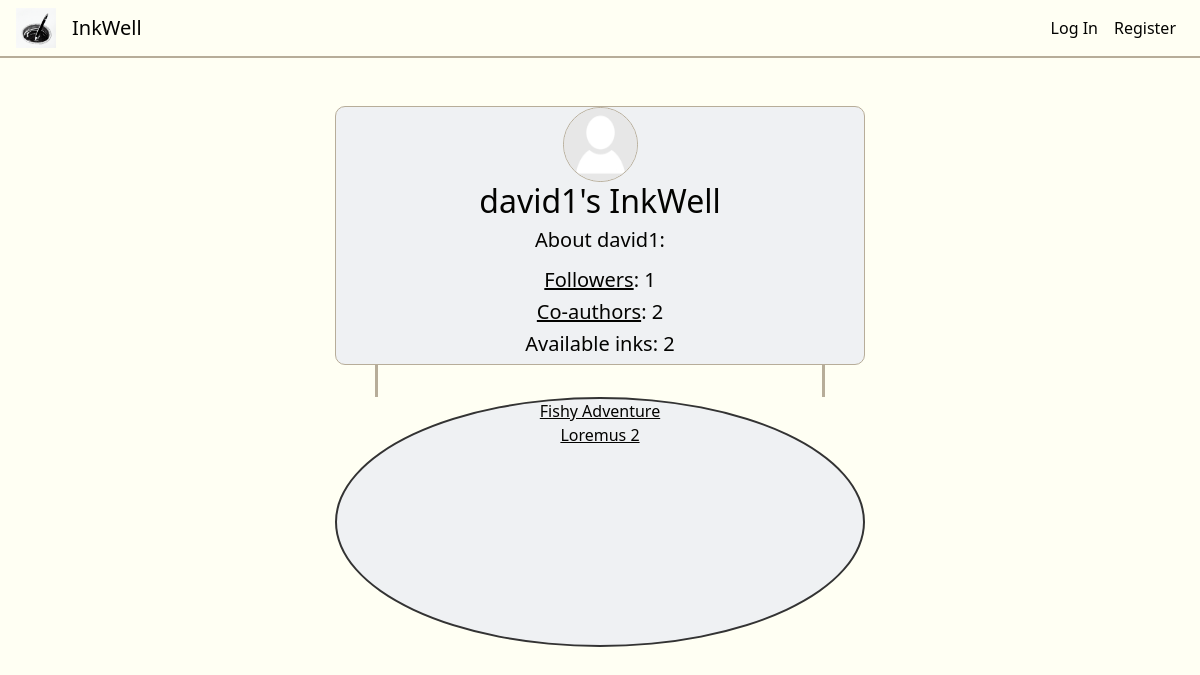
Page /well/david1 on the earlier database version.
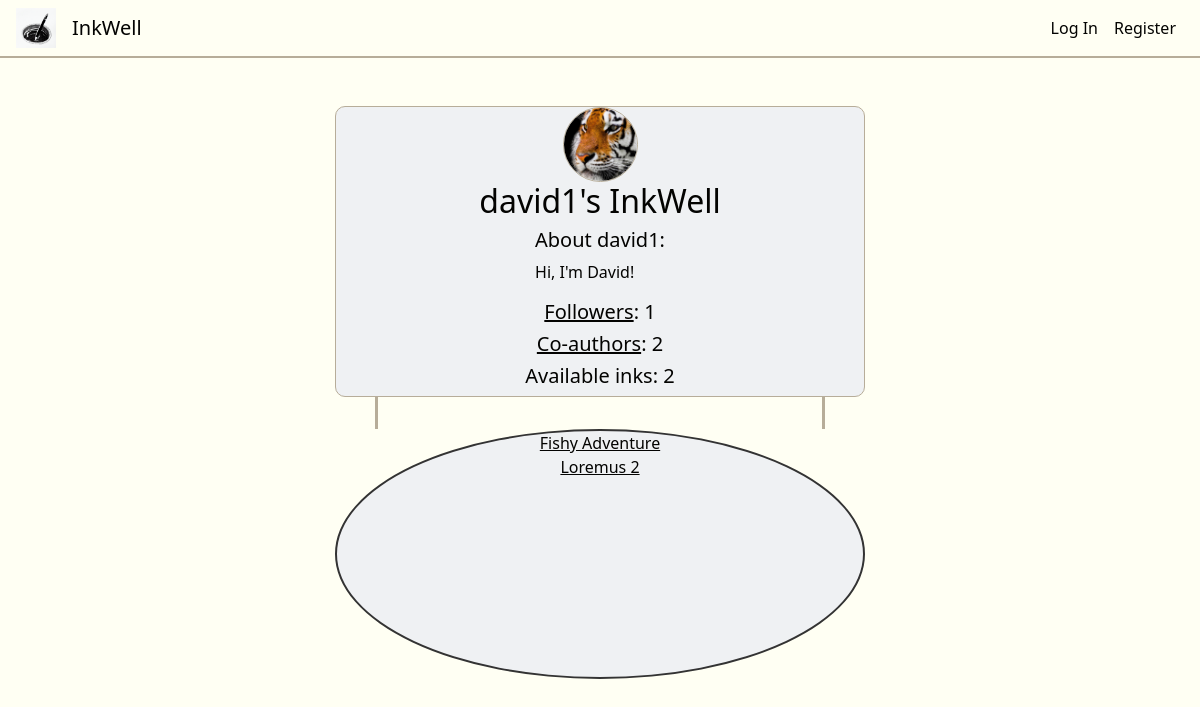
Same page on the later database version.
### inkwell/models.py (models this page shows, shortened)
class User(AbstractUser):
    about = models.CharField(max_length=250, default="")
    profilePicture = models.ImageField(upload_to='', blank=True, null=True)
    @property
    def acceptedCoAuthorRequests(self): # Amount of accepted co-author requests the author got from other authors
        acar = Ink.objects.filter(inkOwner=self).exclude(coAuthors=None).values_list('coAuthors', flat=True)
        return acar.count()
    @property
    def followers(self):
        f = Follow.objects.filter(followee=self)
        return f.count()
    def __str__(self):
        return f"{self.username}"

### inkwell/views.py (the view)
# urls.py: path('well/<str:username>', views.well, name='well'),
def well(request, username):
    followCheck = False
    wellOwner = User.objects.get(username=username)
    if request.user.is_authenticated:
        current_user = User.objects.get(pk=request.user.pk)
        if Follow.objects.filter(follower=current_user, followee=wellOwner):
            followCheck = True
    inks = Ink.objects.filter(inkOwner=wellOwner.pk)
    followers = wellOwner.followers
    co_authors = wellOwner.acceptedCoAuthorRequests
    return render(request, "inkwell/well.html", {
        "wellOwner": wellOwner,
        "inks": inks,
        "followers": followers,
        "ink_number": len(inks),
        "coAuthors": co_authors,
        "followCheck": followCheck,
        "title": f"{wellOwner}'s InkWell"
    })

### inkwell/templates/inkwell/well.html (shortened to what this page needs)
{% extends "inkwell/layout.html" %}
{% block body %}
<div class="well-col disFdirColAliCen mt-5">
    <div class="well-banner disFdirColAliCen">
        {% if wellOwner.profilePicture %}
            <img class="author-profile-picture" src="/media/{{wellOwner.profilePicture}}">
        {% else %}
            <img class="author-profile-picture" src="/media/no-profile-picture-icon.jpg">
        {% endif %}
        <h2 class="text-center" id="well-username" data-name="{{ wellOwner }}">{{ wellOwner }}'s InkWell</h2>
        <div class="profileAboutMe">
            <h5>About {{ wellOwner }}:</h5>
            <p>{{ wellOwner.about }}</p>
        </div>
        <h5><a href="{% url 'followers' username=wellOwner %}">Followers</a>: {{ followers }}</h5>
        <h5><a href="{% url 'coauthors' username=wellOwner %}">Co-authors</a>: {{ coAuthors }}</h5>
        <h5>Available inks: {{ ink_number }}</h5>
    </div>
    <div class="wellUnderBanner disFdirColAliCen">
        <div class="buttonsWellUnderBanner">
        </div>
    </div>
    <div class="well" id="well">
        <div class="inksInWell disFdirColAliCen">
            {% for ink in inks %}
                <a href="{% url 'ink_view' inkID=ink.id %}">{{ink.title}}</a>
            {% endfor %}
        </div>
    </div>
</div>
{% endblock %}

Differences in the rows shown:
changed User "david1": profilePicture: picture added; about (not shown) → "Hi, I'm David!"
